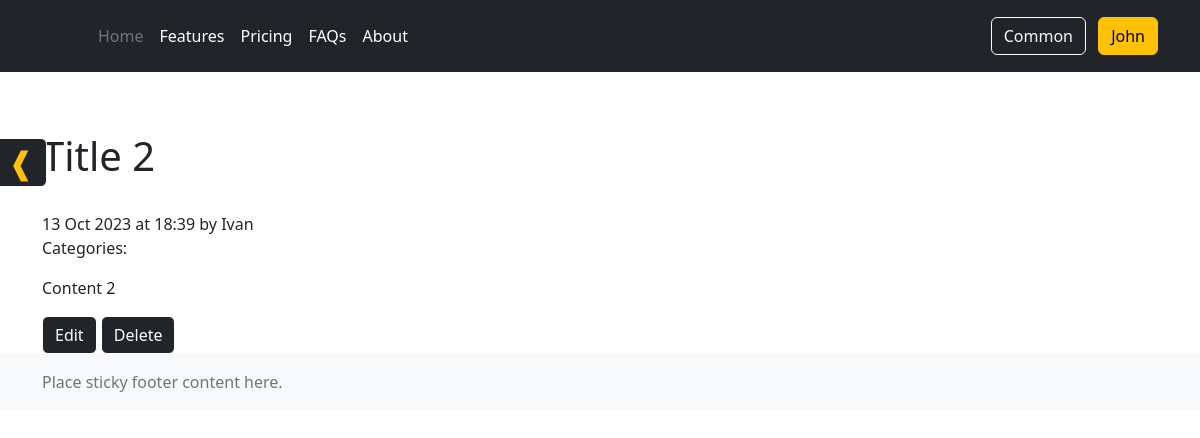
Before: /news/2/ (signed in) with the older database file.
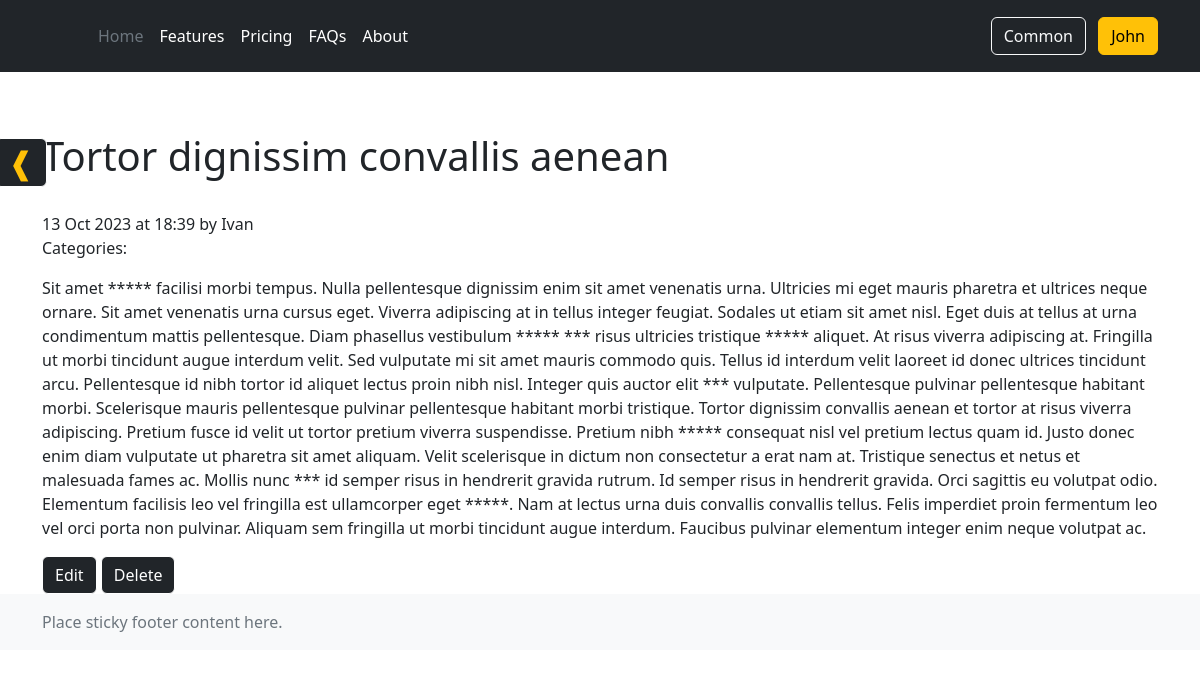
After: the same page with the newer database file.
### news/models.py (models this page shows, shortened)
class Post(Model):
    author = ForeignKey(Author, on_delete=CASCADE, related_name='posts', validators=[validate_user_post_limit])
    post_type_choices = [('article', 'Article'), ('news', 'News')]
    post_type = CharField(max_length=10, choices=post_type_choices)
    created_at = DateTimeField(auto_now_add=True)
    title = CharField(max_length=255)
    categories = ManyToManyField(Category, related_name='posts')
    content = TextField()
    rating = IntegerField(default=0)

class Author(Model):
    user = OneToOneField(User, on_delete=CASCADE)
    rating = IntegerField(default=0)

### news/views.py (the view)
# urls.py: path('<int:pk>/', cache_page(300)(PostDetail.as_view()), name='post'),
class PostDetail(DetailView):
    model = Post
    template_name = 'news/post.html'
    context_object_name = 'post'
    def get_context_data(self, **kwargs):
        context = super().get_context_data(**kwargs)
        context['subscriptions'] = [
            category.name for category in self.request.user.subscriptions.all()]
        return context
    def get_object(self):
        obj = cache.get(f'product-{self.kwargs["pk"]}', None)
        if not obj:
            obj = super().get_object(queryset=self.queryset)
            cache.set(f'product-{self.kwargs["pk"]}', obj)
        return obj

### NewsPaper/context_processors.py (called while the page is built)
def groups(request):
    groups = request.user.groups.all()
    groups = [group.name for group in groups]
    return {'groups':  groups}

### news/templatetags/custom_filters.py (called while the page is built)
@register.filter(name='censor')
def censor(value):
    words_for_cens = ['lorem', 'ipsum', 'sed', 'nulla']
    value = str(value)
    for i in words_for_cens:
        lenght = len(i)
        value = value.replace(i, '*' * lenght)
    return value

@register.filter(name='get_parent_uri')
def get_parent_uri(value):
    return value[:-1][::-1].split('/', 1)[1][::-1]

### news/templates/news/post.html (shortened to what this page needs)
{% extends 'layout/default.html' %}
{% load custom_filters %}
{% block content %}
<div class='title-container'>
<a class='btn btn-primary back-button' href='{{ request.path|get_parent_uri }}'>❰</a>
<h1>{{ post.title|censor }}</h1><br>
</div>
<span>{{ post.created_at|date:'d M Y \a\t H:i' }} by {{ post.author.user.username }}</span>
<p>Categories:
</p>
<p>{{ post.content|censor }}</p>
<a href='{% url "news:post_edit" post.id %}' class="btn btn-primary">Edit</a>
<a href='{% url "news:post_delete" post.id %}' class="btn btn-primary">Delete</a>
{% endblock content %}

Changed rows visible on the page:
changed Post "Ivan": title|censor "Title 2" → "Tortor dignissim convallis aenean"; content|censor "Content 2" → "Sit amet ***** facilisi morbi tempus. Nulla pellentesque dignissim enim sit amet venenatis urna. Ultricies mi eget mauris pharetra et ultrices neque ornare. Sit amet venenatis urna cursus eget. Viverra adipiscing at in tellus integer feugiat. Sodales ut etiam sit amet nisl. Eget duis at tellus at urna condimentum mattis pellentesque. Diam phasellus vestibulum ***** *** risus ultricies tristique ***** aliquet. At risus viverra adipiscing at. Fringilla ut morbi tincidunt augue interdum velit. Sed vulputate mi sit amet mauris commodo quis. Tellus id interdum velit laoreet id donec ultrices tincidunt arcu. Pellentesque id nibh tortor id aliquet lectus proin nibh nisl. Integer quis auctor elit…"
